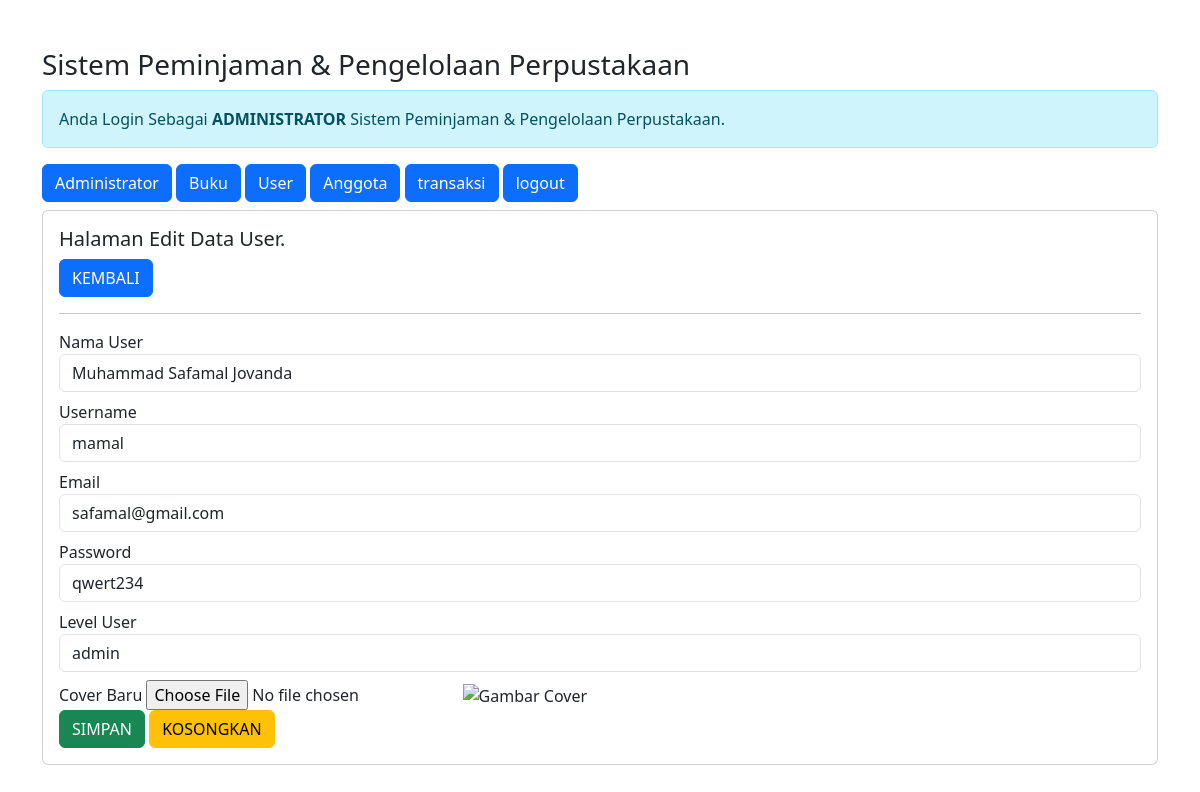
Screenshot of /admin/admin.php?url=edit-user&id_user=5 (signed in) with the database file from the repository.
### tables this page shows
CREATE TABLE `users` (
  `id_user` int(11) NOT NULL,
  `name` varchar(255) NOT NULL,
  `username` varchar(15) NOT NULL,
  `email` varchar(255) NOT NULL,
  `password` varchar(255) NOT NULL,
  `gambar` varchar(255) NOT NULL,
  `level` enum('admin','user') NOT NULL
);

### admin/edit-user.php (the view, shortened to what this page needs)
<?php
$id_user = $_GET['id_user'];
include '../koneksi.php';
$sql = "SELECT*FROM users WHERE id_user='$id_user'";
$query = mysqli_query($koneksi, $sql);
$data = mysqli_fetch_array($query);
?>
<h5>Halaman Edit Data User.</h5>
<a href="?url=user" class="btn btn-primary"> KEMBALI </a>
<hr>
<form method="post" action="?url=proses-edit-user&id_user=<?= $id_user; ?>" enctype="multipart/form-data">
    <div class="form-group mb-2">
        <label>Nama User</label>
        <input value="<?= $data['name']?>"type="text" name="name" class="form-control" required>
    </div>
    <div class="form-group mb-2">
        <label>Username</label>
        <input value="<?= $data['username']?>"type="text" name="username"  class="form-control" required>
    </div>
    <div class="form-group mb-2">
        <label>Email</label>
        <input value="<?= $data['email']?>"type="text" name="email"  class="form-control" required>
    </div>
    <div class="form-group mb-2">
        <label>Password</label>
        <input value="<?= $data['password']?>"type="text" name="password"  class="form-control" required>
    </div>
    <div class="form-group mb-2">
        <label>Level User</label>
        <select name="level" class="form-control" required>
            <option value="<?= $data['level']?>"> <?= $data['level']?></option>
        </select>
    </div>
    <div>
        <label>Cover Baru</label>
        <input type="file" name="gambar" accept="image/*">
        <img src="../img/<?= $data['gambar'] ?>" alt="Gambar Cover" width="100px" required>
    </div>
    <div class="form-group">
        <button type="submit" class="btn btn-success" name="edit"> SIMPAN </button>
        <button type="reset" class="btn btn-warning"> KOSONGKAN </button>
    </div>
</form>

### rows the page displays
users: name "Muhammad Safamal Jovanda", username "mamal", email "safamal@gmail.com", password "qwert234", level "admin"
